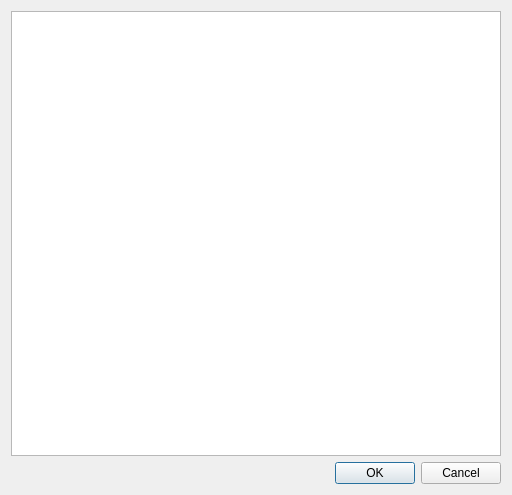
<?xml version="1.0" encoding="UTF-8"?>
<ui version="4.0">
 <class>NewBrushDialog</class>
 <widget class="QDialog" name="NewBrushDialog">
  <property name="geometry">
   <rect>
    <x>0</x>
    <y>0</y>
    <width>512</width>
    <height>495</height>
   </rect>
  </property>
  <property name="windowTitle">
   <string>Dialog</string>
  </property>
  <layout class="QVBoxLayout" name="verticalLayout">
   <item>
    <widget class="QGraphicsView" name="graphicsView"/>
   </item>
   <item>
    <widget class="QDialogButtonBox" name="buttonBox">
     <property name="orientation">
      <enum>Qt::Horizontal</enum>
     </property>
     <property name="standardButtons">
      <set>QDialogButtonBox::Cancel|QDialogButtonBox::Ok</set>
     </property>
    </widget>
   </item>
  </layout>
 </widget>
 <resources/>
 <connections>
  <connection>
   <sender>buttonBox</sender>
   <signal>accepted()</signal>
   <receiver>NewBrushDialog</receiver>
   <slot>accept()</slot>
   <hints>
    <hint type="sourcelabel">
     <x>248</x>
     <y>254</y>
    </hint>
    <hint type="destinationlabel">
     <x>157</x>
     <y>274</y>
    </hint>
   </hints>
  </connection>
  <connection>
   <sender>buttonBox</sender>
   <signal>rejected()</signal>
   <receiver>NewBrushDialog</receiver>
   <slot>reject()</slot>
   <hints>
    <hint type="sourcelabel">
     <x>316</x>
     <y>260</y>
    </hint>
    <hint type="destinationlabel">
     <x>286</x>
     <y>274</y>
    </hint>
   </hints>
  </connection>
 </connections>
</ui>
